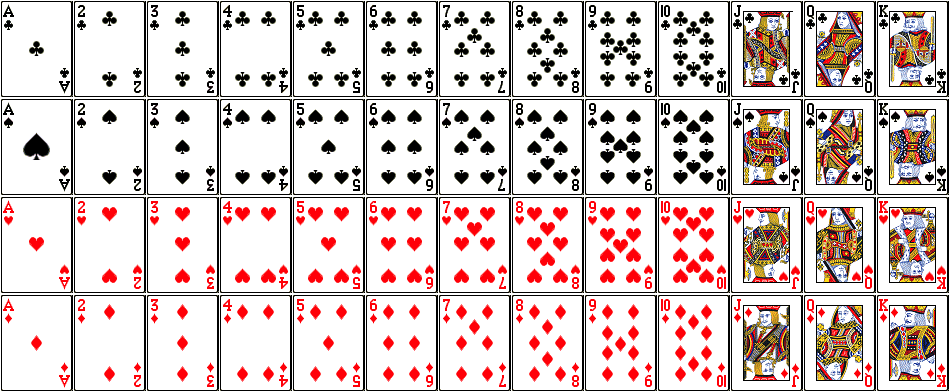
%> input picture src/asset/Kartlar.png, 950 x 392 px
$ octave test.m   (GNU Octave 9; MATLAB toolbox functions it lacks are replaced by stand-ins)
%> lines starting %> are read from the running program, lines starting %| are printed output that depends on the picture
[im,mp] = imread('Kartlar.png');
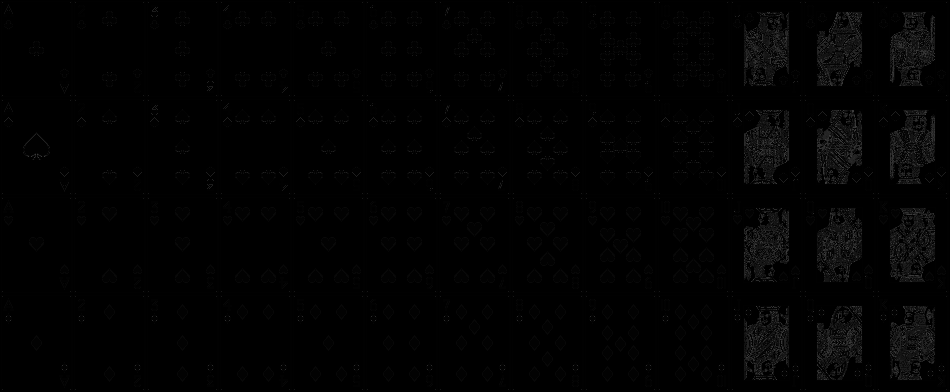
%> im: size 392x950 uint8; min 0, max 62, mean 2.3
%> mp = 63 rows, first 12: [1 1 1; 0 0 0; 1 0 0.0314; 0.451 0.451 0.353; 0.0314 0.0627 0.0941; 1 0.741 0.741; 0.224 0.259 0.224; 1 0.451 0.482; 1 0.29 0.29; 1 0.192 0.192; 0.808 0.808 0.71; 0.906 0.906 0.969]
ii2 = 0;
close all;
ii3 = 0;
for ii=98:98:392
    jj2 = 0;
    jj3 = 0;
    for jj=73:73:950
%         figure
%         imshow(im(ii2+1:ii,jj2+1:jj,:),mp);
        imwrite(im(ii2+1:ii,jj2+1:jj,:),mp,[num2str(ii3) '-' num2str(jj3) '.png'],'png')
        jj2=jj;
        jj3 = jj3+1;
    end
    ii2=ii;
    ii3 = ii3+1;
end
%> this loop made 4 passes
%> pass 1, `for jj=73:73:950   imwrite(im(ii2+1:ii,jj2+1:jj,:),mp,[num2str(ii3) '-..`:
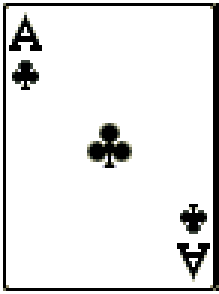
%> saved as 0-0.png: size 98x73x3 uint8 (shown 3 times larger); mean R, G, B 228.3, 228.3, 228
%> pass 1, `for jj=73:73:950   imwrite(im(ii2+1:ii,jj2+1:jj,:),mp,[num2str(ii3) '-..`:
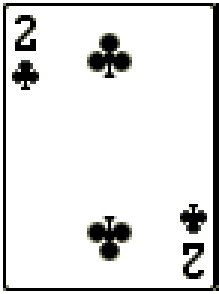
%> saved as 0-1.png: size 98x73x3 uint8 (shown 3 times larger); mean R, G, B 224.9, 225, 224.5
%> pass 1, `for jj=73:73:950   imwrite(im(ii2+1:ii,jj2+1:jj,:),mp,[num2str(ii3) '-..`:
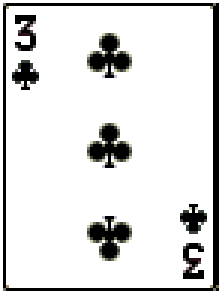
%> saved as 0-2.png: size 98x73x3 uint8 (shown 3 times larger); mean R, G, B 220.7, 220.7, 220.2
%> pass 1, `for jj=73:73:950   imwrite(im(ii2+1:ii,jj2+1:jj,:),mp,[num2str(ii3) '-..`:
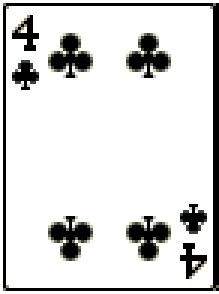
%> saved as 0-3.png: size 98x73x3 uint8 (shown 3 times larger); mean R, G, B 216.8, 216.9, 216.1
%> after the loop, ii3 = 4
% imwrite(im(1:98,1:73,:),mp,'1.png','png')
